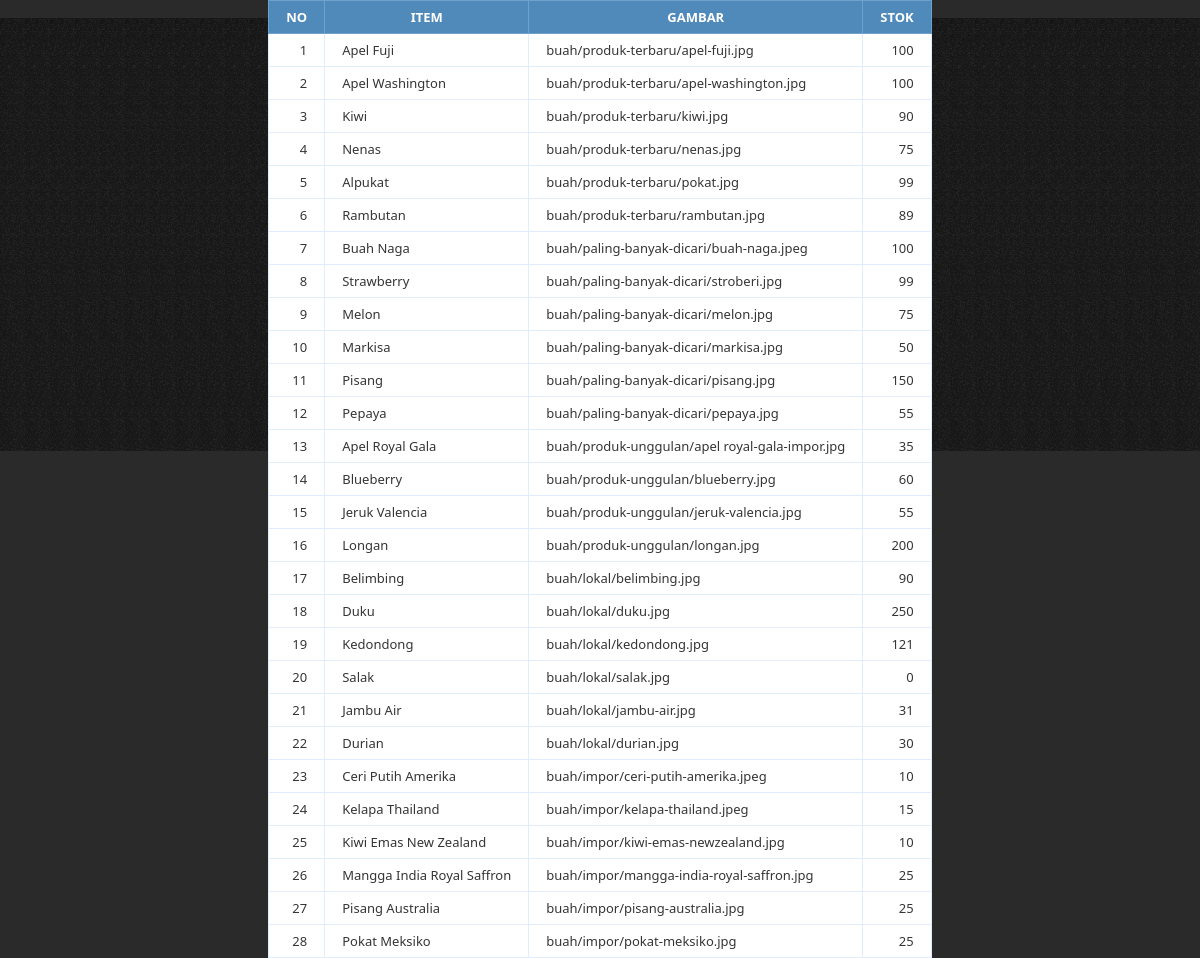
Screenshot of /proses.php with the database file from the repository.
### tables this page shows
CREATE TABLE IF NOT EXISTS `buah` (
  `id` int(11) NOT NULL AUTO_INCREMENT,
  `kategori` int(11) NOT NULL,
  `nama_buah` varchar(100) DEFAULT NULL,
  `deskripsi` text NOT NULL,
  `gambar` varchar(100) NOT NULL,
  `produk_unggulan` varchar(10) NOT NULL,
  `harga` int(100) DEFAULT NULL,
  `status` varchar(10) NOT NULL,
  `stok` int(3) NOT NULL,
  `paling_dicari` varchar(10) NOT NULL,
  PRIMARY KEY (`id`)
);

### proses.php (the view, shortened to what this page needs)
<link rel="stylesheet" href="css/style.css" type="text/css" media="all" />
<p align="center">
<table class="demo-table" >
						<thead>
  					<tr>
                    <th><center>No</center></th>
					<th><center>Item</center></th>
					<th><center>Gambar</center></th>
					<th><center>Stok</center></th>
				</tr>
				</thead>
				<?php
				 $no_urut = 0;
				 $search = $_POST['search'];
				 $query = "SELECT * FROM buah WHERE nama_buah LIKE '%$search%'";
				 $result = mysql_query($query);
				 while($data = mysql_fetch_array($result)) {
				  $no_urut++;
				  echo "<tr>
				     <td>$no_urut</td>
				     <td>".$data['nama_buah']."</td>
				     <td>".$data['gambar']."</td>
				     <td>".$data['stok']."</td>
				  <tr>";
				 }
				?>
				</table>
				</p>

### css/style.css (style rules this page uses)
* { margin: 0; padding: 0; outline: 0; }

### proses.php (style rules this page uses)
.demo-table { border-collapse: collapse; font-size: 13px; }
.demo-table th, .demo-table td { border: 1px solid #e1edff; padding: 7px 17px; }
.demo-table thead th { background-color: #508abb; color: #FFFFFF; border-color: #6ea1cc !important; text-transform: uppercase; }
.demo-table tbody td { color: #353535; }
.demo-table tbody td:first-child, .demo-table tbody td:last-child, .demo-table tbody td:nth-child(4) { text-align: right; }
.demo-table tbody tr:nth-child(odd) td { background-color: #ffffff; }

### rows the page displays
buah: nama_buah "Apel Fuji", gambar "buah/produk-terbaru/apel-fuji.jpg", stok "100"
buah: nama_buah "Apel Washington", gambar "buah/produk-terbaru/apel-washington.jpg", stok "100"
buah: nama_buah "Kiwi", gambar "buah/produk-terbaru/kiwi.jpg", stok "90"
buah: nama_buah "Nenas", gambar "buah/produk-terbaru/nenas.jpg", stok "75"
buah: nama_buah "Alpukat", gambar "buah/produk-terbaru/pokat.jpg", stok "99"
buah: nama_buah "Rambutan", gambar "buah/produk-terbaru/rambutan.jpg", stok "89"
buah: nama_buah "Buah Naga", gambar "buah/paling-banyak-dicari/buah-naga.jpeg", stok "100"
buah: nama_buah "Strawberry", gambar "buah/paling-banyak-dicari/stroberi.jpg", stok "99"
buah: nama_buah "Melon", gambar "buah/paling-banyak-dicari/melon.jpg", stok "75"
buah: nama_buah "Markisa", gambar "buah/paling-banyak-dicari/markisa.jpg", stok "50"
buah: nama_buah "Pisang", gambar "buah/paling-banyak-dicari/pisang.jpg", stok "150"
buah: nama_buah "Pepaya", gambar "buah/paling-banyak-dicari/pepaya.jpg", stok "55"
buah: nama_buah "Apel Royal Gala", gambar "buah/produk-unggulan/apel royal-gala-impor.jpg", stok "35"
buah: nama_buah "Blueberry", gambar "buah/produk-unggulan/blueberry.jpg", stok "60"
buah: nama_buah "Jeruk Valencia", gambar "buah/produk-unggulan/jeruk-valencia.jpg", stok "55"
buah: nama_buah "Longan", gambar "buah/produk-unggulan/longan.jpg", stok "200"
buah: nama_buah "Belimbing", gambar "buah/lokal/belimbing.jpg", stok "90"
buah: nama_buah "Duku", gambar "buah/lokal/duku.jpg", stok "250"
buah: nama_buah "Kedondong", gambar "buah/lokal/kedondong.jpg", stok "121"
buah: nama_buah "Salak", gambar "buah/lokal/salak.jpg", stok "0"
buah: nama_buah "Jambu Air", gambar "buah/lokal/jambu-air.jpg", stok "31"
buah: nama_buah "Durian", gambar "buah/lokal/durian.jpg", stok "30"
buah: nama_buah "Ceri Putih Amerika", gambar "buah/impor/ceri-putih-amerika.jpeg", stok "10"
buah: nama_buah "Kelapa Thailand", gambar "buah/impor/kelapa-thailand.jpeg", stok "15"
buah: nama_buah "Kiwi Emas New Zealand", gambar "buah/impor/kiwi-emas-newzealand.jpg", stok "10"
buah: nama_buah "Mangga India Royal Saffron", gambar "buah/impor/mangga-india-royal-saffron.jpg", stok "25"
buah: nama_buah "Pisang Australia", gambar "buah/impor/pisang-australia.jpg", stok "25"
buah: nama_buah "Pokat Meksiko", gambar "buah/impor/pokat-meksiko.jpg", stok "25"
